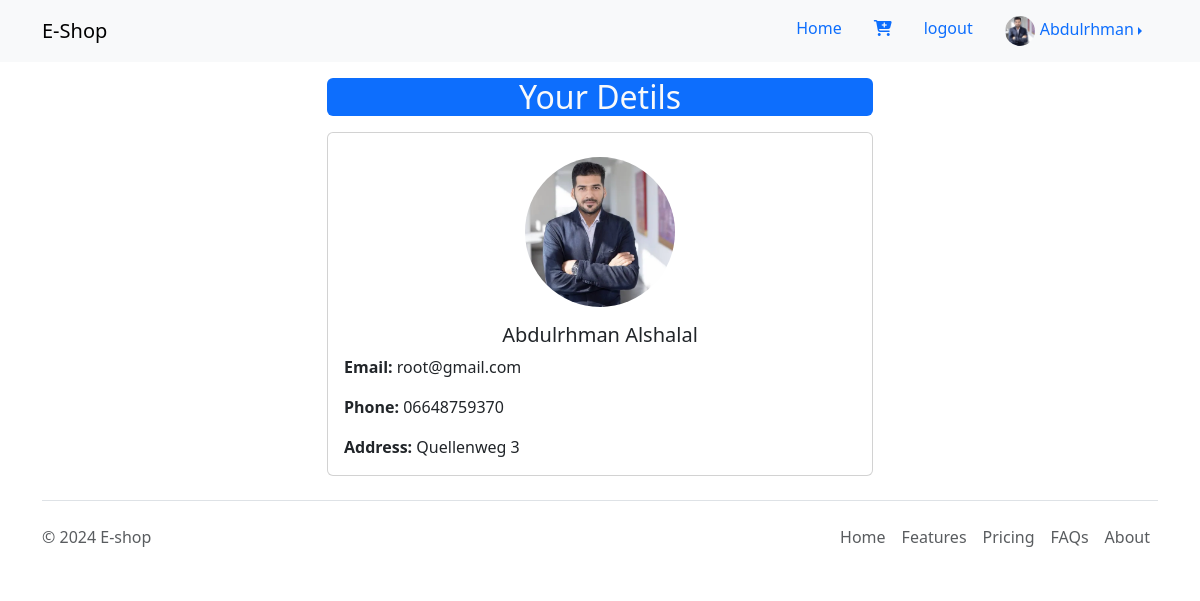
The app's page /layout/users/profile.php?id=13 (signed in) with its own data.
### tables this page shows
CREATE TABLE `users` (
  `id` int(11) NOT NULL,
  `firstname` varchar(255) NOT NULL,
  `lastname` varchar(255) NOT NULL,
  `email` varchar(255) NOT NULL,
  `password` varchar(255) DEFAULT NULL,
  `phone` varchar(255) NOT NULL,
  `address` varchar(400) NOT NULL,
  `img` varchar(500) NOT NULL,
  `role` varchar(255) NOT NULL
);

### layout/users/profile.php (the view)
<?php
require('../template/header.php');
require('../../config/datasBase.php');
$id = $_REQUEST['id'];
$sql = "SELECT * FROM users where id='".$id."'";
$stmt = $db->prepare($sql);
$stmt->execute();
$user = $stmt->fetch();
?>
<div class="container">
  <div class="row">
    <div class="col-md-6 offset-md-3">
      <h2 class="bg-primary text-light rounded text-center mt-3">Your Detils</h2>
    </div>
</div>
  <div class="row mt-2">
    <div class="col-md-6 offset-md-3">
      <div class="card">
        <img src="../../image/<?= $user['img'] ?>" class="card-img-top rounded-circle mx-auto d-block mt-4" style="width: 150px; height: 150px;" alt="<?= $user['firstname'] ?>'s Profile Picture">
        <div class="card-body">
          <h5 class="card-title text-center"><?= $user['firstname'] ?> <?= $user['lastname'] ?></h5>
          <p class="card-text"><strong>Email:</strong> <?= $user['email'] ?></p>
          <p class="card-text"><strong>Phone:</strong> <?= $user['phone'] ?></p>
          <p class="card-text"><strong>Address:</strong> <?= $user['address'] ?></p>
        </div>
      </div>
    </div>
  </div>
</div>
<?php require('../template/footer.php'); ?>

### records on screen
users: img (picture), firstname "Abdulrhman", lastname "Alshalal", email "root@gmail.com", phone "06648759370", address "Quellenweg 3"

### other values on screen
$_SESSION["firstname"] "Abdulrhman"
